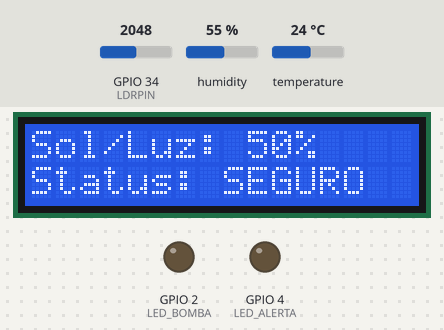
Bench run of a sketch on a simulated ESP32. Parts: 16×2 character LCD, output pins drawn as LEDs (lit = HIGH). The inputs (shaded band) are chosen by the test bench; at power-on: temperature 24 °C, GPIO 34 (LDRPIN) = 2048, humidity 55 %. WiFi joins after 1.5 s; servers stay silent unless stated; random numbers use the default seed unless the sketch sets one; no MQTT or app messages arrive unless stated; what the sketch prints to the serial monitor is not drawn.

Above: at 5.8 s.
5.9 s: temperature set to 37.2 °C
At 9.2 s:
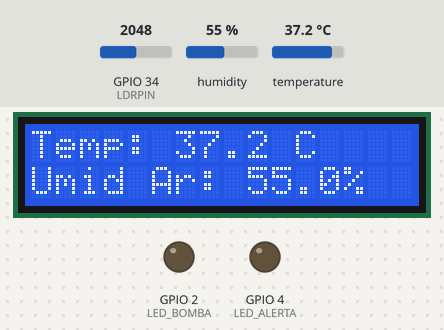
12.1 s: temperature set to 38.7 °C
At 14.7 s:
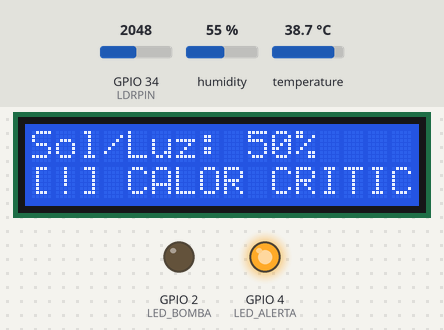
18.3 s: GPIO 34 (LDRPIN) set to 30
At 18.7 s:
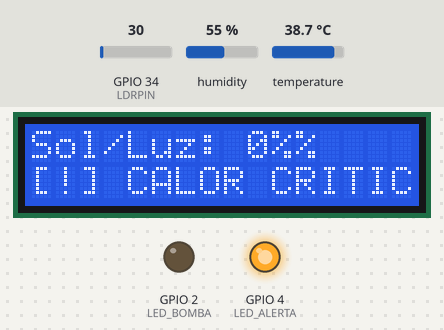
22.4 s: temperature set to 12 °C
At 24.7 s:
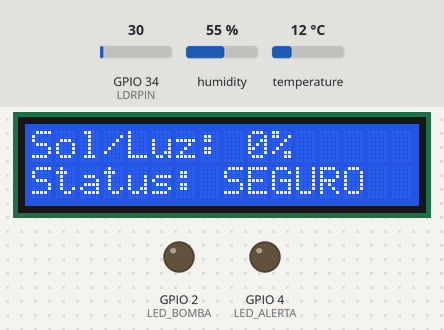
28.5 s: GPIO 34 (LDRPIN) set to 110
At 31.0 s:
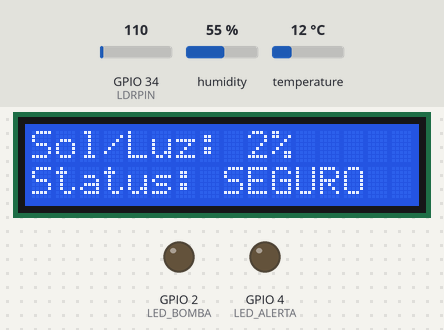
34.5 s: humidity set to 22 %
At 39.6 s:
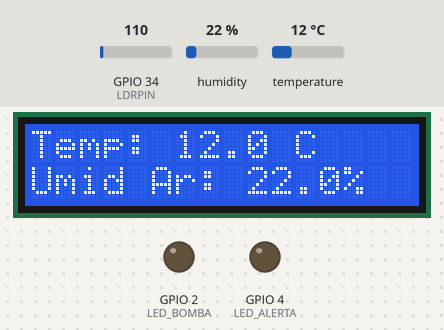
Timing chart, 0 to 41.1 s (numbered marks = the images above; inputs shaded):
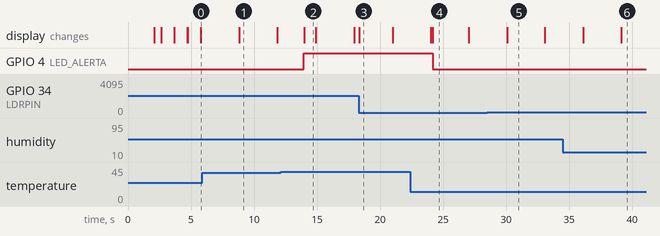

The sketch:

sketch.ino
```cpp
// =====================================================================
// Global Solution 2026/1 - FIAP - Disruptive Architectures
// PROJETO HYDRATA - Integração Completa: Sensores, LCD e MQTT/TLS
// =====================================================================

#include <WiFi.h>
#include <WiFiClientSecure.h>
#include <PubSubClient.h>
#include <Wire.h>
#include <LiquidCrystal_I2C.h>
#include <DHT.h>

// ---------- PINAGEM ----------
#define DHTPIN 15
#define DHTTYPE DHT22
#define LDRPIN 34
#define LED_BOMBA 2    // LED Azul
#define LED_ALERTA 4   // LED Vermelho

// ---------- CREDENCIAIS DE REDE E MQTT ----------
const char* ssid = "Wokwi-GUEST";
const char* password = ""; // Sem senha no simulador Wokwi

const char* mqtt_server = "2585265c020e418ba116d2601017a480.s1.eu.hivemq.cloud";
const char* mqtt_user = "vitalis";
const char* mqtt_pass = "Vitalis1";
const int mqtt_port = 8883; // Porta TLS Criptografada

// Tópico para publicação dos dados em JSON
// MAC Address Fixo do Dispositivo
const String MAC_ADDRESS = "AA:BB:CC:DD:EE:FF";

// Strings dos Tópicos dinâmicos (serão preenchidos com o MAC Address)
String topic_clima;
String topic_luminosidade;
String topic_status;

// ---------- INICIALIZAÇÃO DE OBJETOS ----------
DHT dht(DHTPIN, DHTTYPE);
LiquidCrystal_I2C lcd(0x27, 16, 2);

WiFiClientSecure espClient;
PubSubClient client(espClient);

// ---------- VARIÁVEIS GLOBAIS DE TIMING ----------
unsigned long tempoAnteriorCarrossel = 0;
unsigned long tempoAnteriorMQTT = 0;

const long intervaloCarrossel = 3000; // Alterna o LCD a cada 3 segundos
const long intervaloMQTT = 1000;      // Envia dados ao broker a cada 5 segundos

int telaAtual = 0;

// Variáveis de controle de estado
bool bombaLigada = false;
bool alertaLigado = false;

// ---------- FUNÇÃO SETUP WIFI ----------
void setup_wifi() {
  delay(10);
  Serial.print("\nConectando ao WiFi: ");
  Serial.println(ssid);

  WiFi.begin(ssid, password);

  while (WiFi.status() != WL_CONNECTED) {
    delay(500);
    Serial.print(".");

    // Feedback visual rápido no LCD durante a conexão
    lcd.setCursor(0, 0);
    lcd.print("Conectando WiFi ");
  }

  Serial.println("\nWiFi Conectado com sucesso!");

  // Constroi os tópicos baseados no MAC Fixo
  topic_clima = "FIAP/HYDRATA/" + MAC_ADDRESS + "/CLIMA";
  topic_luminosidade = "FIAP/HYDRATA/" + MAC_ADDRESS + "/LUZ";
  topic_status = "FIAP/HYDRATA/" + MAC_ADDRESS + "/STATUS";
  Serial.println("MAC Address Fixo: " + MAC_ADDRESS);

  lcd.clear();
  lcd.setCursor(0, 0);
  lcd.print("WiFi: OK");
  delay(1000);
}

// ---------- FUNÇÃO RECONECTAR MQTT ----------
void reconnect() {
  while (!client.connected()) {
    Serial.print("Tentando conexão MQTT...");
    lcd.setCursor(0, 1);
    lcd.print("MQTT: Conectando");

    // Gerando um ID de cliente único para evitar conflitos de quedas no Broker
    String clientId = "ESP32Client-HyDrata-";
    clientId += String(random(0xffff), HEX);

    if (client.connect(clientId.c_str(), mqtt_user, mqtt_pass)) {
      Serial.println(" Conectado ao HiveMQ!");
      lcd.setCursor(0, 1);
      lcd.print("MQTT: Conectado ");
      delay(1000);
      lcd.clear();
    } else {
      Serial.printf(" Falhou, rc=%d. Tentando novamente em 2s\n", client.state());
      delay(2000);
    }
  }
}

void setup() {
  Serial.begin(115200);
  Serial.println("Inicializando Sistema Completo HyDrata...");

  // Configuração dos Pinos dos Atuadores
  pinMode(LED_BOMBA, OUTPUT);
  pinMode(LED_ALERTA, OUTPUT);

  // Inicializa o Sensor DHT e Display LCD
  dht.begin();
  lcd.init();
  lcd.backlight();

  // Tela inicial de Boot
  lcd.setCursor(0, 0);
  lcd.print("PROJETO HYDRATA");
  lcd.setCursor(0, 1);
  lcd.print("   FIAP 2026   ");
  delay(2000);
  lcd.clear();

  // Configurações de Rede
  setup_wifi();
  espClient.setInsecure(); // Permite conexão TLS na nuvem HiveMQ sem validação de certificado local estático
  client.setServer(mqtt_server, mqtt_port);
}

void loop() {
  // Garante conexões ativas antes de processar
  if (WiFi.status() != WL_CONNECTED) {
    setup_wifi();
  }
  if (!client.connected()) {
    reconnect();
  }
  client.loop();

  // 1. LEITURA CONTÍNUA DOS SENSORES
  float umidadeAr = dht.readHumidity();
  float temperatura = dht.readTemperature();
  int leituraLDR = analogRead(LDRPIN);

  // Mapeamento do LDR para escala percentual (0 a 100%)
  float luminosidade = map(leituraLDR, 0, 4095, 0, 100);

  // Tratamento de segurança contra leituras corrompidas
  if (isnan(umidadeAr) || isnan(temperatura)) {
    Serial.println("Erro crítico: Falha na leitura do sensor DHT22!");
    return;
  }

  // 2. REGRAS DE NEGÓCIO LOCAIS (Gatilhos de Atuadores)
  // Regra da Bomba de Irrigação (LED Azul)
  if (umidadeAr < 40.0 && luminosidade > 70) {
    bombaLigada = true;
    digitalWrite(LED_BOMBA, HIGH);
  } else {
    bombaLigada = false;
    digitalWrite(LED_BOMBA, LOW);
  }

  // Regra de Alerta Crítico Climático (LED Vermelho)
  if (temperatura >= 38.0) {
    alertaLigado = true;
    digitalWrite(LED_ALERTA, HIGH);
  } else {
    alertaLigado = false;
    digitalWrite(LED_ALERTA, LOW);
  }

  unsigned long tempoAtual = millis();

// 3. ENVIO DOS DADOS VIA MQTT (Executado a cada 5 segundos em 3 tópicos distintos)
  if (tempoAtual - tempoAnteriorMQTT >= intervaloMQTT) {
    tempoAnteriorMQTT = tempoAtual;

    char jsonBuffer[150];

    // Tópico 1: Dados de Microclima (DHT22)
    snprintf(jsonBuffer, sizeof(jsonBuffer), "{\"temperatura\":%.1f,\"umidade_ar\":%.1f}", temperatura, umidadeAr);
    client.publish(topic_clima.c_str(), jsonBuffer);

    // Tópico 2: Dados de Radiação Solar (LDR)
    snprintf(jsonBuffer, sizeof(jsonBuffer), "{\"luminosidade\":%.0f}", luminosidade);
    client.publish(topic_luminosidade.c_str(), jsonBuffer);

    // Tópico 3: Status de Operação Física (LEDs / Atuadores)
    snprintf(jsonBuffer, sizeof(jsonBuffer), "{\"bomba_ativa\":%s,\"alerta_critico\":%s}",
             bombaLigada ? "true" : "false",
             alertaLigado ? "true" : "false");
    client.publish(topic_status.c_str(), jsonBuffer);

    Serial.println("-> Telemetria distribuída com sucesso nos 3 tópicos MQTT obrigatórios.");
  }

  // 4. MÁQUINA DE ESTADOS DO DISPLAY LCD (Carrossel a cada 3 segundos - Não bloqueante)
  if (tempoAtual - tempoAnteriorCarrossel >= intervaloCarrossel) {
    tempoAnteriorCarrossel = tempoAtual;
    telaAtual = (telaAtual + 1) % 2;
    lcd.clear();
  }

  // Renderização das telas correspondentes
  if (telaAtual == 0) {
    lcd.setCursor(0, 0);
    lcd.print("Temp: ");
    lcd.print(temperatura, 1);
    lcd.print(" C");

    lcd.setCursor(0, 1);
    lcd.print("Umid Ar: ");
    lcd.print(umidadeAr, 1);
    lcd.print("%");
  }
  else if (telaAtual == 1) {
    lcd.setCursor(0, 0);
    lcd.print("Sol/Luz: ");
    lcd.print(luminosidade, 0);
    lcd.print("%");

    lcd.setCursor(0, 1);
    if (bombaLigada) {
       lcd.print("Bomba: ATIVADA  ");
    } else if (alertaLigado) {
       lcd.print("[!] CALOR CRITICO");
    } else {
       lcd.print("Status: SEGURO  ");
    }
  }

  delay(50); // Delay mínimo apenas para estabilizar o ciclo do processador no ambiente simulado
}
```

Measured:
- the behaviour switches between 37.9 and 38 °C on temperature (found by bisection; images 1 and 2)
- after the input at 12.1 s, GPIO 4 (LED_ALERTA): LOW → HIGH after 1.8 s
- after the input at 22.4 s, GPIO 4 (LED_ALERTA): HIGH → LOW after 1.8 s
- what the display in image 1 shows lasts 3.1 s, from 8.8 s to 11.9 s
- what the display in image 2 shows lasts 0.9 s, from 14.0 s to 14.9 s
- what the display in image 3 shows lasts 2.7 s, from 18.3 s to 21.0 s
- what the display in image 4 shows lasts 2.8 s, from 24.2 s to 27.0 s
